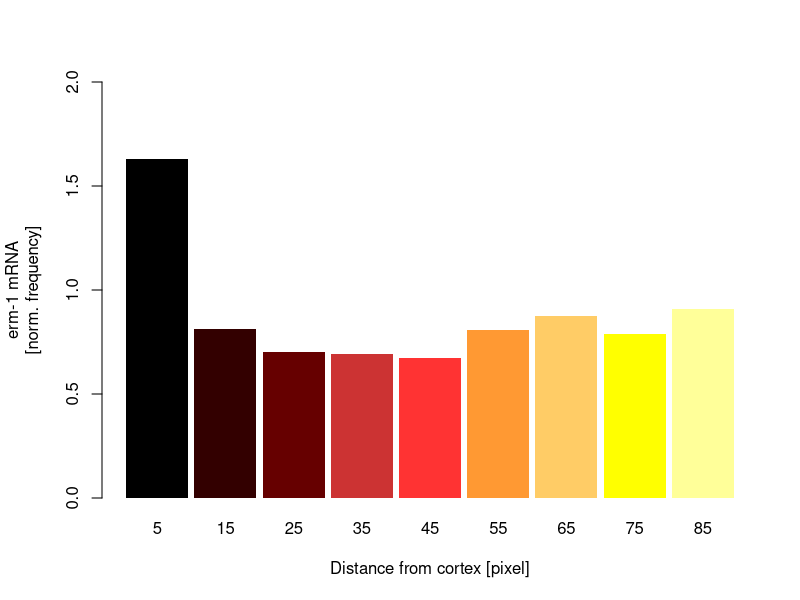
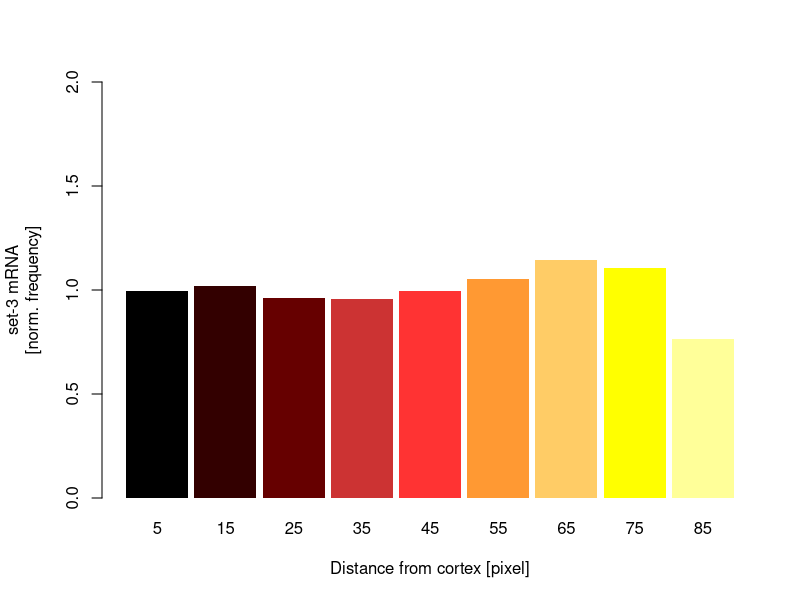
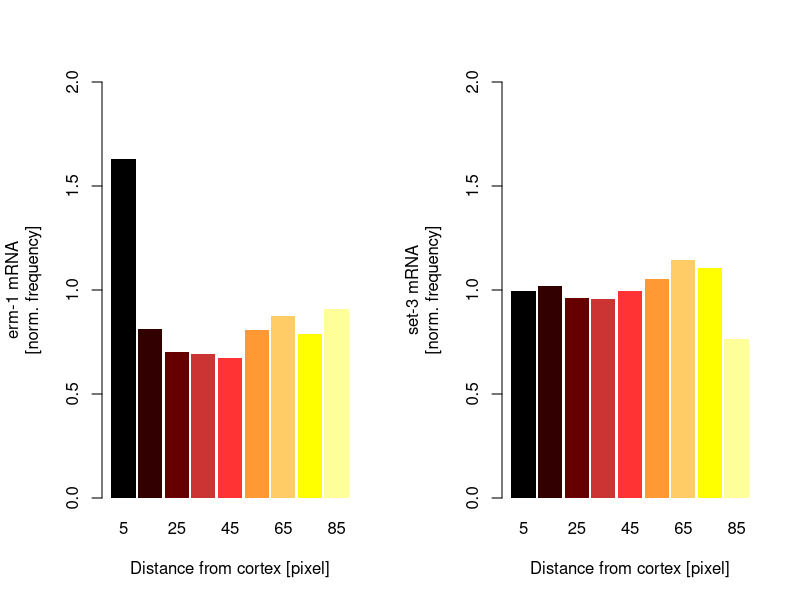

Write the R code that produced these figures, in order.
## ---- chunk 1
print("script initiated on", quote = FALSE)
Sys.time()

#loading packages
library(dplyr)
library(ggplot2)
library(gridExtra)

## ---- chunk 2
knitr::opts_chunk$set(echo = TRUE)

##This is for datasource generation
# import the data
#erm1HistTable <- read.table(file = "../1_input/figure2_sourcedata1_191027.csv", header = TRUE, sep = ";") 
#set3HistTable <- read.table(file = "../1_input/HistogramPooled_set3_Fig2A.csv", header = TRUE, sep = ";") 

#erm1HistTable <- erm1HistTable %>%
#  mutate(probe = "erm-1")

#set3HistTable <- set3HistTable %>%
#  mutate(probe = "set-3")

#fullHistTable <- rbind(erm1HistTable, set3HistTable)

#fullHistTable
#write.table(fullHistTable, file = "../1_input/figure2_sourcedata1_191027.txt", quote = FALSE, sep = "\t")

HistTable <- read.table(file = "../1_input/figure2_sourcedata1_191027.txt", header = TRUE)
## ---- chunk 3

# set colors
colors = c(
  "#000000FF",
  "#330000FF",
  "#660000FF",
  "#CC3333FF",
  "#FF3333FF",
  "#FF9933FF",
  "#FFCC66FF",
  "#FFFF00FF",
  "#FFFF99FF")

# filter data for erm-1
erm1HistTable <- HistTable %>%
  filter(probe == "erm-1")

par(mar = c(5.1, 5.1, 4.1, 2.1))

barplot(erm1HistTable$hist_RNA_all_normPix,
        names.arg = erm1HistTable$center,
        border = NA,
        space = 0.1,
        col = colors,
        family = "sans",
        xlab = "Distance from cortex [pixel]", 
        ylab = "erm-1 mRNA\n[norm. frequency]", 
        ylim = c(0, 2.0))

# filter data for set-3 
set3HistTable <- HistTable %>%
  filter(probe == "set-3")

barplot(set3HistTable$hist_RNA_all_normPix,
        names.arg = set3HistTable$center,
        border = NA,
        space = 0.1,
        col = colors,
        family = "sans",
        xlab = "Distance from cortex [pixel]", 
        ylab = "set-3 mRNA\n[norm. frequency]", 
        ylim = c(0, 2.0))




# output plot
#Set date
date <- format(Sys.time(), "%y%m%d")
#set filename
filename <- paste("../3_output/", date, "_output_plots_Fig2a.pdf", sep = "")
filename

pdf(file = filename, width = 8, height = 4)
par(mfrow = c(1,2))
par(mar = c(5.1, 5.1, 4.1, 2.1))

barplot(erm1HistTable$hist_RNA_all_normPix,
        names.arg = erm1HistTable$center,
        border = NA,
        space = 0.1,
        col = colors,
        family = "sans",
        xlab = "Distance from cortex [pixel]", 
        ylab = "erm-1 mRNA\n[norm. frequency]", 
        ylim = c(0, 2.0))

barplot(set3HistTable$hist_RNA_all_normPix,
        names.arg = set3HistTable$center,
        border = NA,
        space = 0.1,
        col = colors,
        family = "sans",
        xlab = "Distance from cortex [pixel]", 
        ylab = "set-3 mRNA\n[norm. frequency]", 
        ylim = c(0, 2.0))
  
dev.off()
dev.off()

#Report
print("The following output plot was saved: ", quote = FALSE)
print(filename, quote = FALSE)

## ---- chunk 4
sessionInfo()
